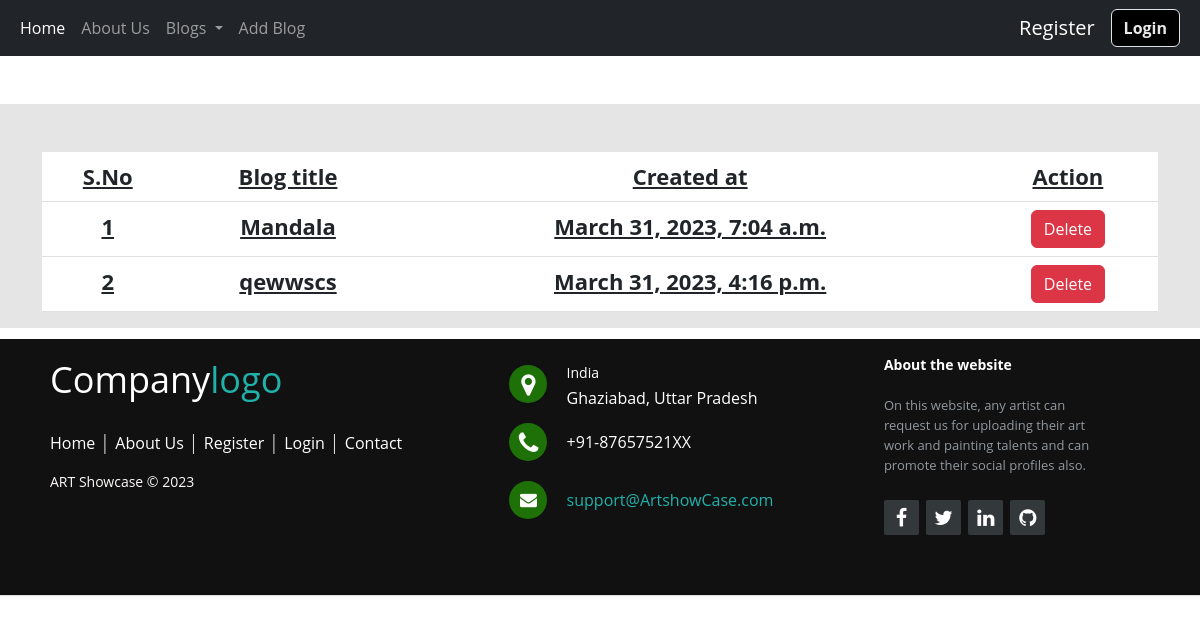
Screenshot of /myblog with the database file from the repository.
### home/models.py (models this page shows, shortened)
class Upl_image(models.Model):
    id=models.AutoField(primary_key=True)
    name=models.CharField(max_length=120)
    title=models.CharField(max_length=200)
    artype=models.CharField(max_length=400)
    aboutyou=models.TextField()
    aboutart=models.TextField()
    insta=models.CharField(max_length=2000)
    fb=models.CharField(max_length=2000)
    otherlink=models.CharField(max_length=2000)
    user = models.ForeignKey(User, blank=True, null=True,
                             on_delete=models.CASCADE)
    photo=models.ImageField(upload_to="user_images")
    date=models.DateTimeField(auto_now_add=True)
    slug=models.CharField(max_length=130)
    def __str__(self):
        return self.name

### home/views.py (the view)
# urls.py: path('myblog', views.myblog, name="myblog"),
def myblog(request):
    context = {}
    usr=request.user.id
    print(usr)
    blog_objs = Upl_image.objects.filter(user=usr)
    print(blog_objs)
    context['blog_objs'] = blog_objs
    print(context)
    return render(request,'my_blog.html',context)

### templates/my_blog.html (shortened to what this page needs)
{% extends "base.html" %}
{% block body %}
<section class="mt-5 pt-5">
    <div class="container">
        <table class="table">
        <thead>
          <tr>
            <th scope="col">S.No</th>
            <th scope="col">Blog title</th>
            <th scope="col">Created at</th>
            <th scope="col">Action</th>
          </tr>
        </thead>
        <tbody>
            {% for blog in blog_objs %}
          <tr>
            <th scope="row">{{forloop.counter}}</th>
            <td>{{blog.title}}</td>
            <td>{{blog.date}}</td>
            <td>
                <a href="{% url 'delete' blog.id %}" class="btn btn-danger">Delete</a>
            </td>
          </tr>
          {% endfor %}
          </tbody>
          </table>
    </div>
</section>
{% endblock %}

### templates/my_blog.html (style rules this page uses)
section { background: #e5e5e5; height:100%; }

### rows the page displays
Upl_image: title "Mandala", date "March 31, 2023, 7:04 a.m."
Upl_image: title "qewwscs", date "March 31, 2023, 4:16 p.m."
